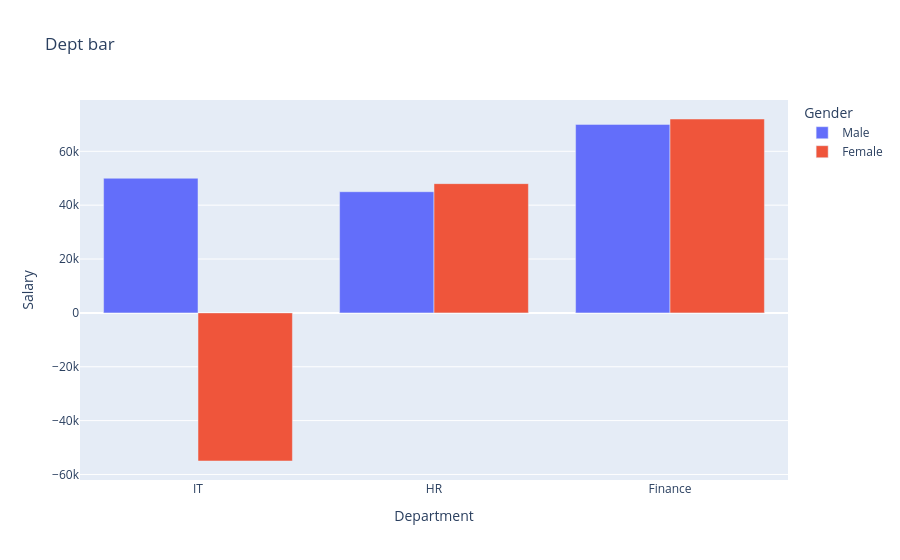

Notebook code cell kept with this figure:
### Code cell
# grouped bar chart
data = {
"Department": ["IT","IT","HR","HR","Finance","Finance"],
"Gender": ["Male","Female","Male","Female","Male","Female"],
"Salary": [50000,-55000,45000,48000,70000,72000]
}
df = pd.DataFrame(data)
fig = px.bar(df,x = "Department",y = "Salary",barmode="group",color="Gender",title="Dept bar")
fig.show()

### Figure 1 — Plotly figure (JSON) as saved in the notebook; plotly's stock layout.template omitted (floating-point values rounded to 4 significant figures)
{"data": [{"alignmentgroup": "True", "hovertemplate": "Gender=Male<br>Department=%{x}<br>Salary=%{y}<extra></extra>", "legendgroup": "Male", "marker": {"color": "#636efa", "pattern": {"shape": ""}}, "name": "Male", "offsetgroup": "Male", "orientation": "v", "showlegend": true, "textposition": "auto", "type": "bar", "x": ["IT", "HR", "Finance"], "xaxis": "x", "y": [50000, 45000, 70000], "yaxis": "y"}, {"alignmentgroup": "True", "hovertemplate": "Gender=Female<br>Department=%{x}<br>Salary=%{y}<extra></extra>", "legendgroup": "Female", "marker": {"color": "#EF553B", "pattern": {"shape": ""}}, "name": "Female", "offsetgroup": "Female", "orientation": "v", "showlegend": true, "textposition": "auto", "type": "bar", "x": ["IT", "HR", "Finance"], "xaxis": "x", "y": [-55000, 48000, 72000], "yaxis": "y"}], "layout": {"barmode": "group", "legend": {"title": {"text": "Gender"}, "tracegroupgap": 0}, "title": {"text": "Dept bar"}, "xaxis": {"anchor": "y", "domain": [0, 1], "title": {"text": "Department"}}, "yaxis": {"anchor": "x", "domain": [0, 1], "title": {"text": "Salary"}}}}
